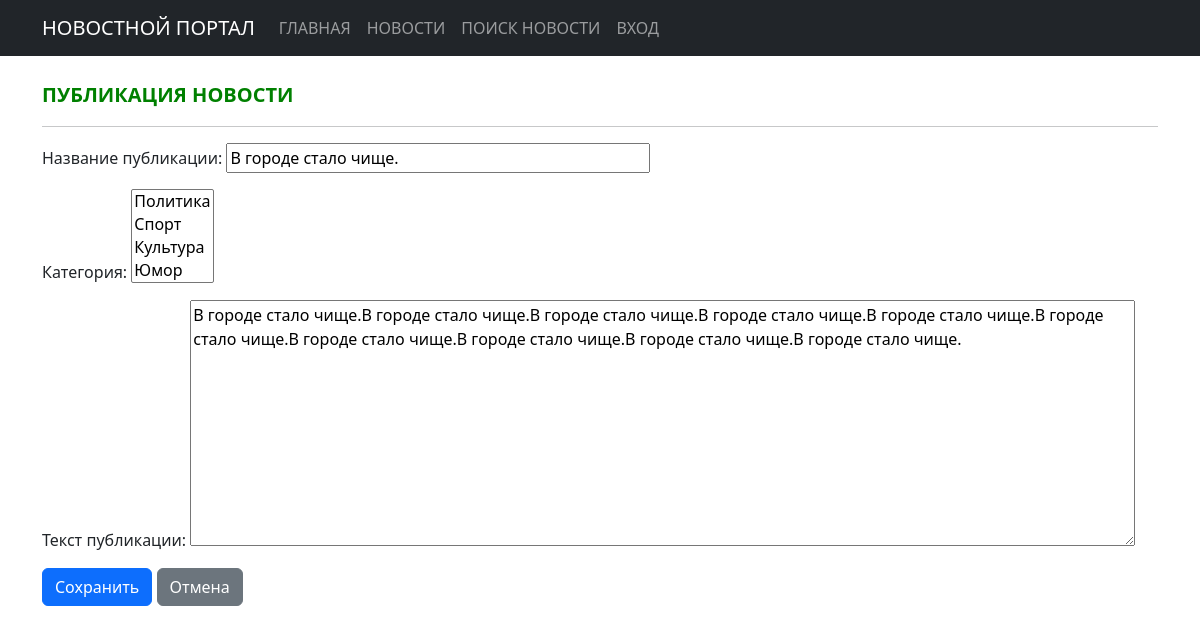
Page /news/7/edit on the earlier database version.
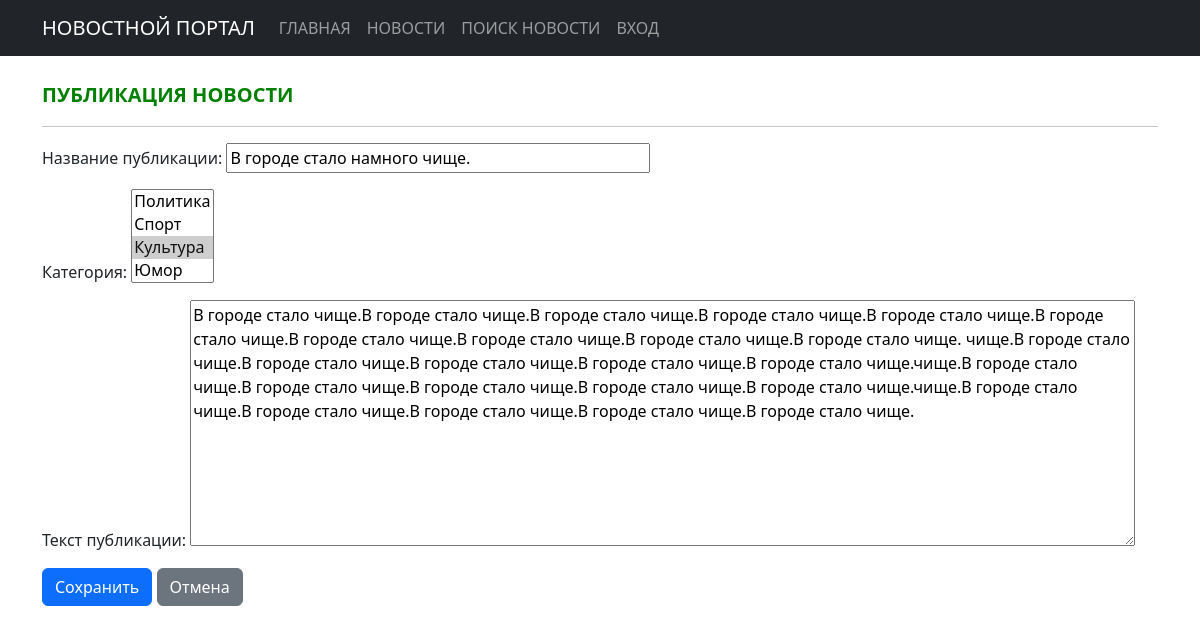
Same page on the later database version.
### news/models.py (models this page shows, shortened)
class Post(models.Model):
    ARTICLE = 'AR'
    NEWS = 'NW'
    TYPE_CHOICES = [(ARTICLE, 'Статья'), (NEWS, 'Новость')]
    author = models.ForeignKey(Author, on_delete=models.CASCADE)
    post_type = models.CharField(max_length=2, choices=TYPE_CHOICES, default=ARTICLE)
    created_at = models.DateTimeField(auto_now_add=True)
    categories = models.ManyToManyField(Category, through='PostCategory')
    title = models.CharField(max_length=250)
    text = models.TextField()
    rating = models.IntegerField(default=0)
    class Meta:
        ordering = ['-created_at']

### news/views.py (the view)
# urls.py: path('news/<int:pk>/edit', NewsUpdateView.as_view(), name='news_edit'),
class NewsUpdateView(UpdateView):
    model = Post
    form_class = PostEditForm
    template_name = 'flatpages/post_edit.html'
    success_url = reverse_lazy('news:post_list')
    def get_object(self, queryset=None):
        obj = super().get_object(queryset)
        if obj.post_type != 'NW':
            raise Http404("Это не новость!")
        return obj

### news/forms.py (shortened to what this page needs)
class PostEditForm(forms.ModelForm):
    class Meta:
        model = Post
        fields = [
            'title',
            'categories',
            'text',
        ]
        labels = {
            'title': 'Название публикации:',
            'categories': 'Категория:',
            'text': 'Текст публикации:',
        }
        widgets = {
            'title': forms.TextInput(attrs={'size': 40}),
            'category': forms.Select(attrs={'class': 'form_control', 'size': 1}),
            'text': forms.Textarea(attrs={'cols': 100, 'rows': 10}),
        }

### news/models.py (called while the page is built)
    def __str__(self):
        return self.name

### templates/flatpages/post_edit.html (shortened to what this page needs)
{% extends 'flatpages/default.html' %}
{% block content %}
<br>
<div style="text-align: left; color: green; font-size: 20px; font-weight: bold;">
        ПУБЛИКАЦИЯ НОВОСТИ
</div>
<hr>
<form action="" method="post" style="text-align: left;">
    {{ form.as_p }}
    <button type="submit" class="btn btn-primary">Сохранить</button>
    <a href="{% url 'news:post_list' %}" class="btn btn-secondary">Отмена</a>
</form>
{% endblock content %}

Differences in the rows shown:
changed Post: title "В городе стало чище." → "В городе стало намного чище."; text "…чище.В городе стало чище." → "…чище.В городе стало чище. чище.В городе стало чище.В городе стало чище.В городе стало чище.В городе стало чище.В городе стало чище.чище.В городе стало чище.В городе стало чище.В городе стало чище.В городе стало чище.В городе стало чище.чище.В городе стало чище.В городе стало чище.В городе стало чище.В городе стало чище.В городе стало чище."
Other differences:
form field categories: "Политика / Спорт / Культура / Юмор" → "Политика / Спорт / Культура ☑ / Юмор"
